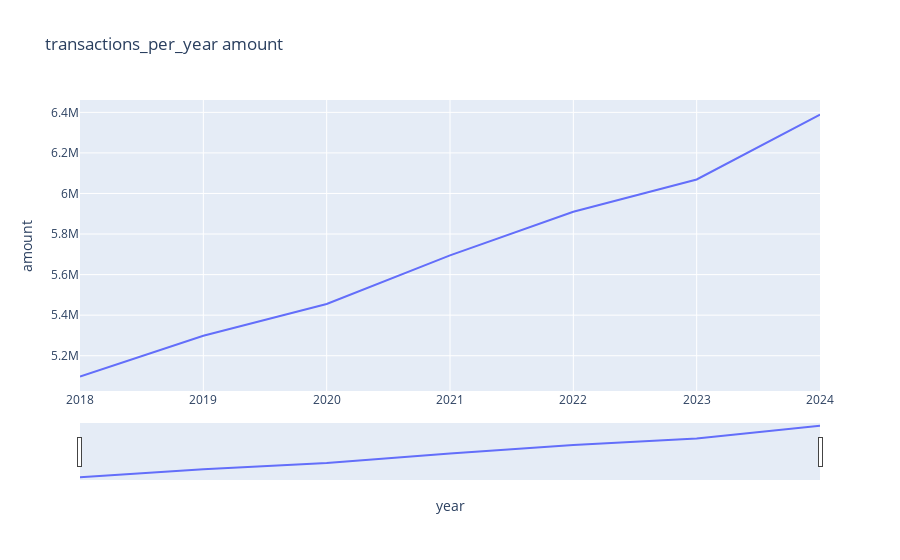

Write notebook code for a chart like this one.
### Markdown cell above
Montant de transaction par an

### Code cell
transactions_per_year = pd.DataFrame(transactions_copy.groupby("year").amount.aggregate('mean')).reset_index()
fig = px.line(transactions_per_year, x='year', y='amount', title='transactions_per_year amount')

fig.update_xaxes(rangeslider_visible=True)
fig.show()

### Figure 1 — Plotly figure (JSON) as saved in the notebook; plotly's stock layout.template omitted (floating-point values rounded to 4 significant figures)
{"data": [{"hovertemplate": "year=%{x}<br>amount=%{y}<extra></extra>", "legendgroup": "", "line": {"color": "#636efa", "dash": "solid"}, "marker": {"symbol": "circle"}, "mode": "lines", "name": "", "orientation": "v", "showlegend": false, "type": "scatter", "x": [2018, 2019, 2020, 2021, 2022, 2023, 2024], "xaxis": "x", "y": [5098000.0, 5299000.0, 5455000.0, 5695000.0, 5910000.0, 6069000.0, 6389000.0], "yaxis": "y"}], "layout": {"legend": {"tracegroupgap": 0}, "title": {"text": "transactions_per_year amount"}, "xaxis": {"anchor": "y", "domain": [0, 1], "rangeslider": {"visible": true}, "title": {"text": "year"}}, "yaxis": {"anchor": "x", "domain": [0, 1], "title": {"text": "amount"}}}}
